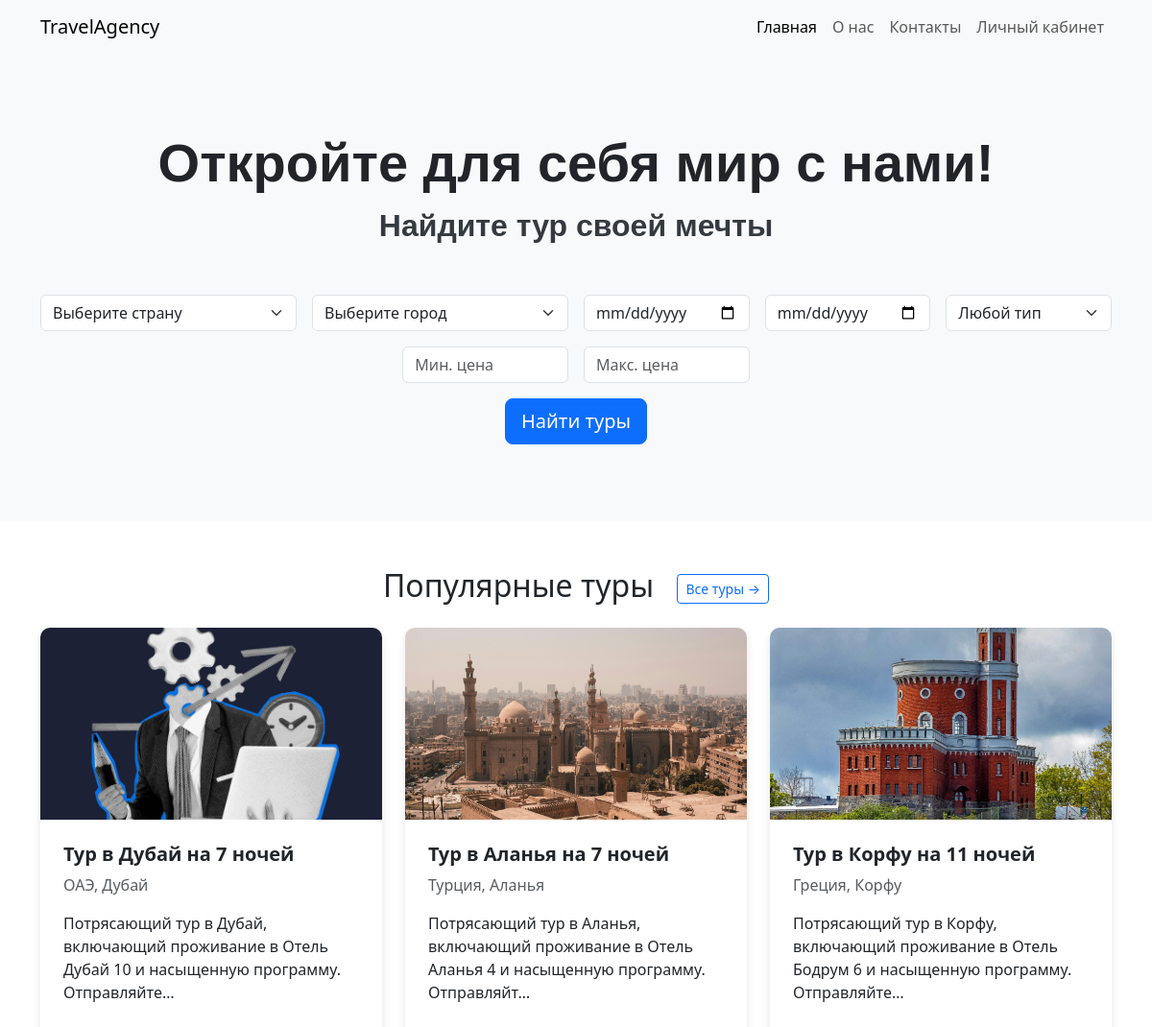
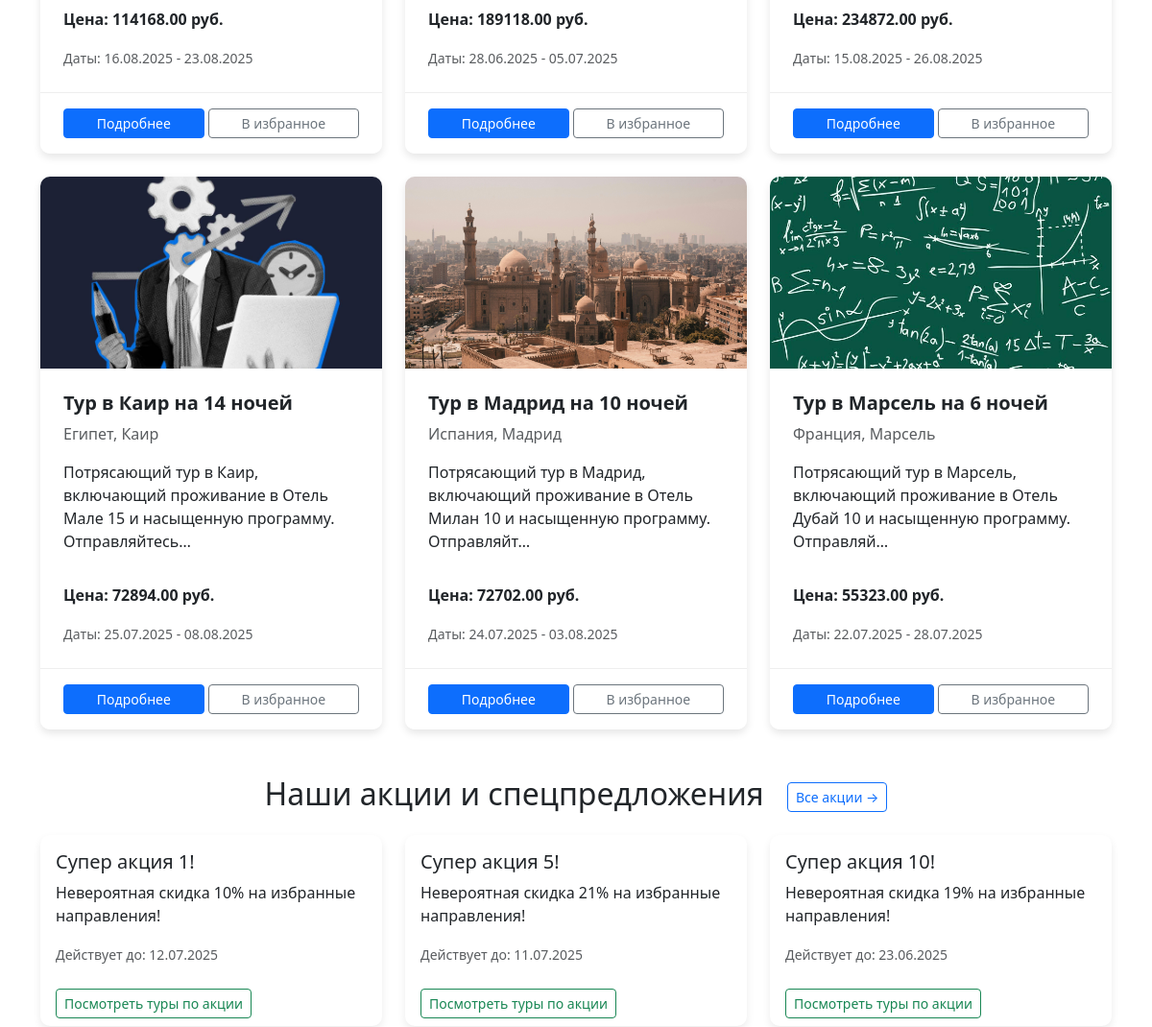
Before: / (upper part) with the older database file (2 pictures, top to bottom).
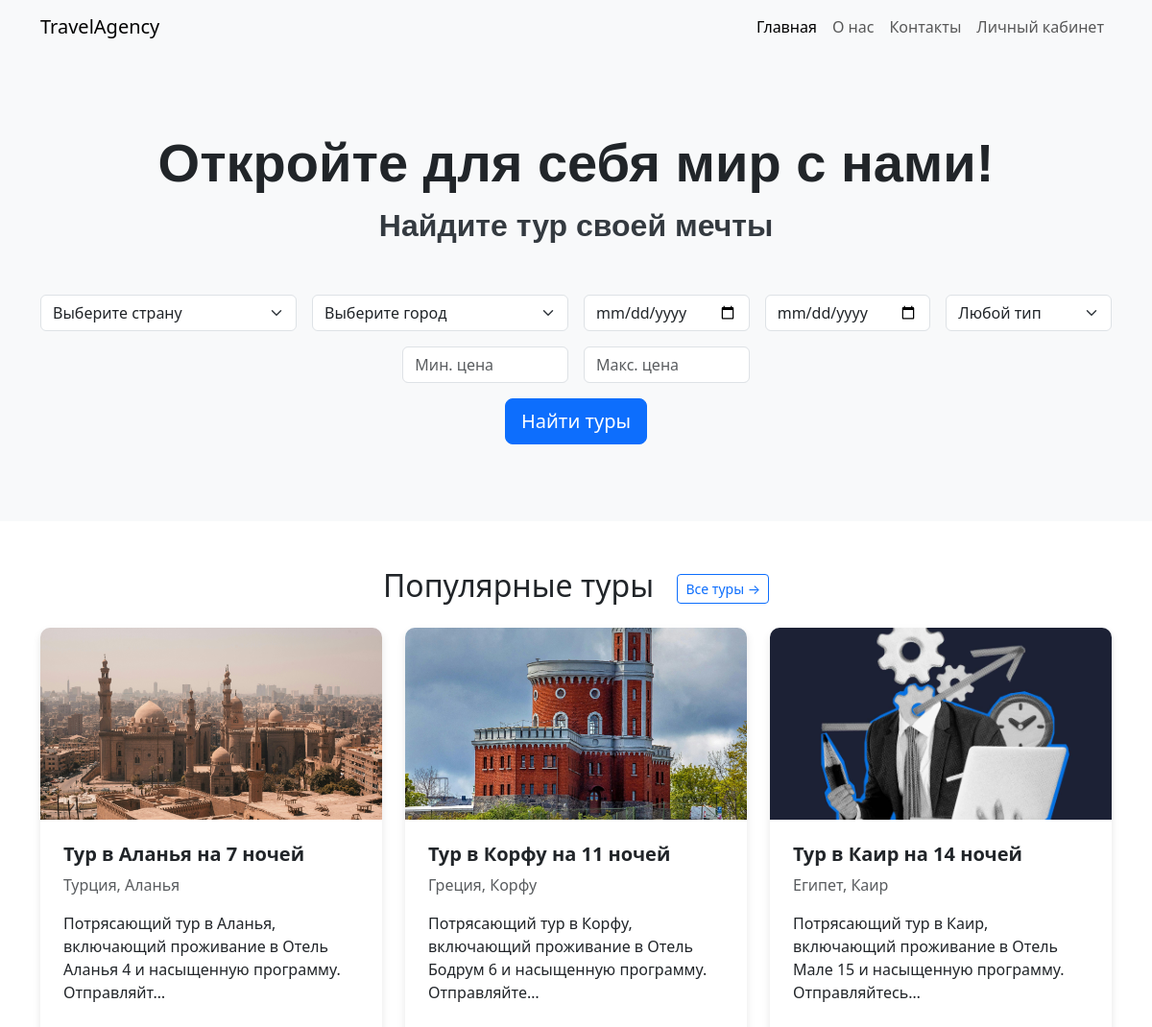
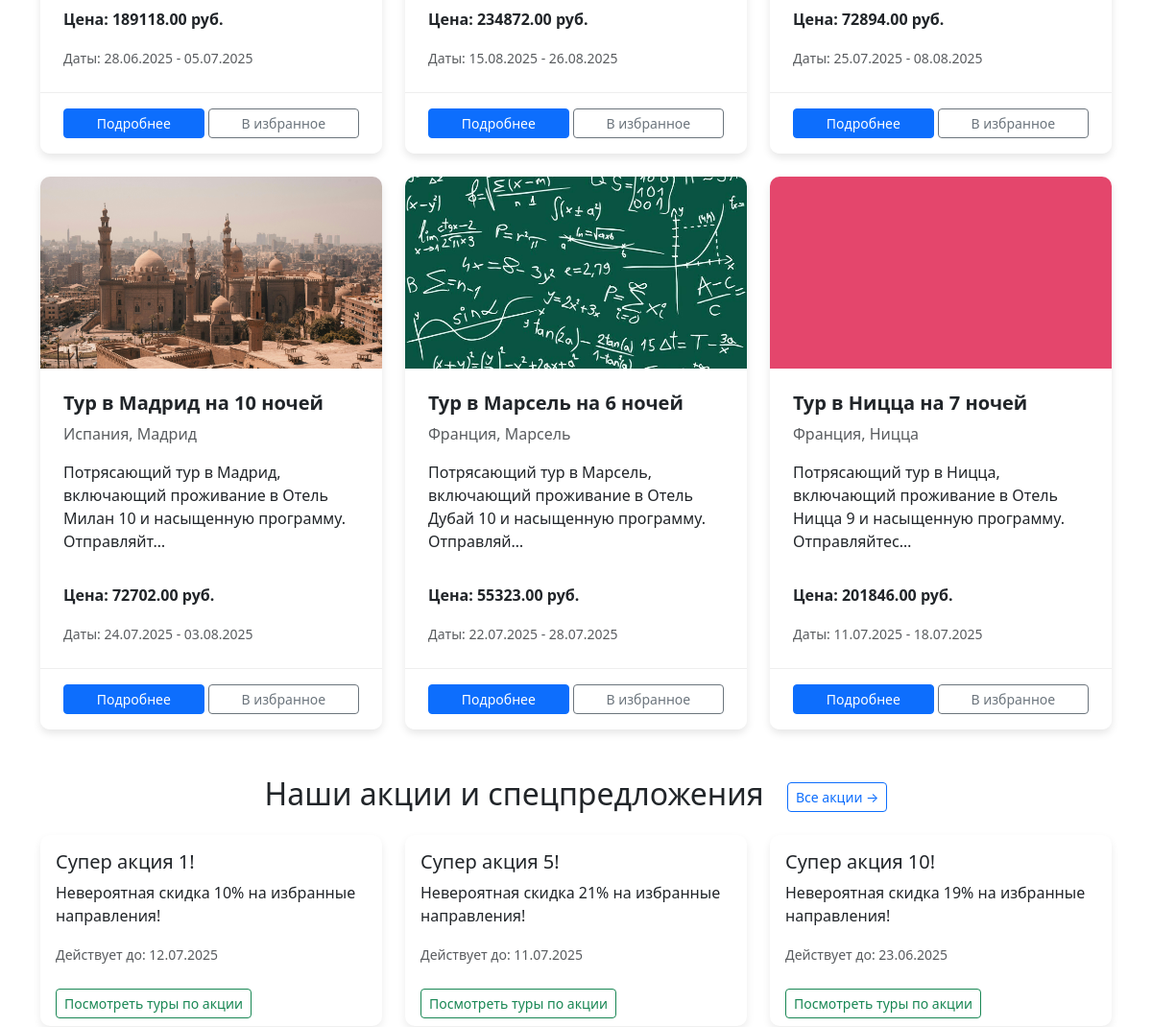
After: the same page with the newer database file (2 pictures, top to bottom).
### tours/models.py (models this page shows, shortened)
class Tour(models.Model):
    TOUR_TYPES = [
        ('beach', 'Пляжный отдых'),
        ('excursion', 'Экскурсионный'),
        ('adventure', 'Приключения'),
        ('ski', 'Горнолыжный'),
        ('cruise', 'Круиз'),
        ('medical', 'Оздоровительный'),
        ('business', 'Деловой'),
        ('other', 'Другое'),
    ]
    title = models.CharField(max_length=200, verbose_name="Название тура")
    country = models.ForeignKey(Country, on_delete=models.SET_NULL, null=True, verbose_name="Страна")
    city = models.ForeignKey(City, on_delete=models.SET_NULL, null=True, verbose_name="Город")
    hotel = models.ForeignKey(Hotel, on_delete=models.SET_NULL, null=True, blank=True, verbose_name="Отель")
    price = models.DecimalField(max_digits=10, decimal_places=2, verbose_name="Цена")
    start_date = models.DateField(verbose_name="Дата начала")
    end_date = models.DateField(verbose_name="Дата окончания")
    duration = models.IntegerField(verbose_name="Продолжительность (дни)")
    available_slots = models.IntegerField(verbose_name="Доступные места")
    tour_type = models.CharField(max_length=50, choices=TOUR_TYPES, default='other', verbose_name="Тип тура")
    description = models.TextField(verbose_name="Описание тура")
    main_image = models.ForeignKey(Image, on_delete=models.SET_NULL, null=True, blank=True,
                                   related_name='tours_main_image', verbose_name="Главное изображение")
    images = models.ManyToManyField(Image, blank=True, related_name='tours_gallery', verbose_name="Галерея изображений")
    class Meta:
        verbose_name = "Тур"
        verbose_name_plural = "Туры"
        ordering = ['start_date']

class Image(models.Model):
    image = models.ImageField(upload_to='tour_images/', verbose_name="Файл изображения")
    caption = models.CharField(max_length=255, blank=True, verbose_name="Подпись")
    class Meta:
        verbose_name = "Изображение"
        verbose_name_plural = "Изображения"

class Country(models.Model):
    name = models.CharField(max_length=100, unique=True, verbose_name="Название страны")
    class Meta:
        verbose_name = "Страна"
        verbose_name_plural = "Страны"
        ordering = ['name']

class City(models.Model):
    name = models.CharField(max_length=100, verbose_name="Название города")
    country = models.ForeignKey(Country, on_delete=models.CASCADE, related_name='cities', verbose_name="Страна")
    class Meta:
        verbose_name = "Город"
        verbose_name_plural = "Города"
        unique_together = ('name', 'country')
        ordering = ['name']

class Promotion(models.Model):
    title = models.CharField(max_length=200, verbose_name="Название акции")
    description = models.TextField(verbose_name="Описание акции")
    start_date = models.DateField(verbose_name="Дата начала")
    end_date = models.DateField(verbose_name="Дата окончания")
    tours = models.ManyToManyField(Tour, blank=True, related_name='promotions', verbose_name="Туры по акции")
    countries = models.ManyToManyField(Country, blank=True, related_name='promotions', verbose_name="Страны по акции")
    class Meta:
        verbose_name = "Акция"
        verbose_name_plural = "Акции"
        ordering = ['-start_date']

### tours/views.py (the view)
# urls.py: path('', views.home_page, name='home'),
def home_page(request):
    countries = Country.objects.all().order_by('name')
    cities = City.objects.all().order_by('name')
    TOUR_TYPES = Tour.TOUR_TYPES
    featured_tours = Tour.objects.filter(available_slots__gt=0, end_date__gte=date.today()).annotate(booking_count=Count('bookings')).order_by('-booking_count', '-start_date')[:6]
    active_promotions = Promotion.objects.filter(start_date__lte=date.today(), end_date__gte=date.today()).order_by('-start_date')[:3]
    context = {
        'countries': countries,
        'cities': cities,
        'TOUR_TYPES': TOUR_TYPES,
        'featured_tours': featured_tours,
        'active_promotions': active_promotions,
    }
    return render(request, 'tours/home.html', context)

### tours/templates/tours/home.html (shortened to what this page needs)
{% load static %}
<!DOCTYPE html>
<html lang="ru">
<head>
    <link href="https://cdn.jsdelivr.net/npm/bootstrap@5.3.0/dist/css/bootstrap.min.css" rel="stylesheet">
    <link rel="stylesheet" href="{% static 'css/home.css' %}">
</head>
<body>
    <nav class="navbar navbar-expand-lg navbar-light bg-light">
        <div class="container">
            <a class="navbar-brand" href="{% url 'home' %}">TravelAgency</a>
            <div class="collapse navbar-collapse" id="navbarNav">
                <ul class="navbar-nav ms-auto">
                    <li class="nav-item">
                        <a class="nav-link active" aria-current="page" href="{% url 'home' %}">Главная</a>
                    </li>
                    <li class="nav-item">
                        <a class="nav-link" href="#">О нас</a>
                    </li>
                    <li class="nav-item">
                        <a class="nav-link" href="#">Контакты</a>
                    </li>
                    <li class="nav-item">
                        <a class="nav-link" href="#">Личный кабинет</a>
                    </li>
                </ul>
            </div>
        </div>
    </nav>
    <header class="hero-section text-center">
        <div class="container">
            <h1 class="hero-heading">Откройте для себя мир с нами!</h1>
            <p class="hero-subheading">Найдите тур своей мечты</p>
            <form action="{% url 'search_results' %}" method="get" class="row g-3 justify-content-center mt-4">
                <div class="col-md-3">
                    <select class="form-select" name="country" aria-label="Страна">
                        <option value="">Выберите страну</option>
                    </select>
                </div>
                <div class="col-md-3">
                    <select class="form-select" name="city" aria-label="Город">
                        <option value="">Выберите город</option>
                    </select>
                </div>
                <div class="col-md-2">
                    <input type="date" class="form-control" name="start_date" placeholder="Дата от">
                </div>
                <div class="col-md-2">
                    <input type="date" class="form-control" name="end_date" placeholder="Дата до">
                </div>
                <div class="col-md-2">
                    <select class="form-select" name="tour_type" aria-label="Тип тура">
                        <option value="all">Любой тип</option>
                    </select>
                </div>
                <div class="col-md-2">
                    <input type="number" class="form-control" name="min_price" placeholder="Мин. цена">
                </div>
                <div class="col-md-2">
                    <input type="number" class="form-control" name="max_price" placeholder="Макс. цена">
                </div>
                <div class="col-12 mt-3">
                    <button type="submit" class="btn btn-primary btn-lg">Найти туры</button>
                </div>
            </form>
        </div>
    </header>
    <main class="container my-5">
        <section class="mb-5">
            <h2 class="text-center mb-4">Популярные туры <a href="#" class="btn btn-sm btn-outline-primary ms-3">Все туры &rarr;</a></h2>
            <div class="row row-cols-1 row-cols-md-2 row-cols-lg-3 g-4">
                {% for tour in featured_tours %}
                <div class="col">
                    <div class="card tour-card">
                        {% if tour.main_image %}
                            <img src="{{ tour.main_image.image.url }}" class="card-img-top" alt="{{ tour.title }}">
                        {% else %}
                            <img src="https://via.placeholder.com/400x200?text=Нет+фото" class="card-img-top" alt="Нет фото">
                        {% endif %}
                        <div class="card-body d-flex flex-column">
                            <h5 class="card-title"><a href="{% url 'tour_detail' tour.pk %}" class="text-decoration-none text-dark">{{ tour.title }}</a></h5>
                            <p class="card-text text-muted">{{ tour.country.name }}, {{ tour.city.name }}</p>
                            <p class="card-text">{{ tour.description|truncatechars:100 }}</p>
                            <div class="mt-auto pt-3">
                                <p class="card-text fw-bold">Цена: {{ tour.price }} руб.</p>
                                <p class="card-text"><small class="text-muted">Даты: {{ tour.start_date|date:"d.m.Y" }} - {{ tour.end_date|date:"d.m.Y" }}</small></p>
                            </div>
                        </div>
                        <div class="card-footer">
                            <div class="d-flex justify-content-between align-items-center">
                                <a href="{% url 'tour_detail' tour.pk %}" class="btn btn-primary btn-sm me-1 flex-grow-1">Подробнее</a>
                                <button class="btn btn-outline-secondary btn-sm flex-grow-1">
                                     В избранное
                                </button>
                            </div>
                        </div>
                    </div>
                </div>
                {% empty %}
                <p class="text-center col-12">Нет доступных популярных туров.</p>
                {% endfor %}
            </div>
        </section>
        <section class="mb-5">
            <h2 class="text-center mb-4">Наши акции и спецпредложения <a href="#" class="btn btn-sm btn-outline-primary ms-3">Все акции &rarr;</a></h2>
            <div class="row row-cols-1 row-cols-md-2 row-cols-lg-3 g-4">
                {% for promo in active_promotions %}
                <div class="col">
                    <div class="card promotion-card">
                        <div class="card-body">
                            <h5 class="card-title">{{ promo.title }}</h5>
                            <p class="card-text">{{ promo.description|truncatechars:120 }}</p>
                            <p class="card-text"><small class="text-muted">Действует до: {{ promo.end_date|date:"d.m.Y" }}</small></p>
                        </div>
                        <div class="card-footer bg-transparent border-top-0">
                            <a href="#" class="btn btn-outline-success btn-sm">Посмотреть туры по акции</a>
                        </div>
                    </div>
                </div>
                {% empty %}
                <p class="text-center col-12">В данный момент нет активных акций.</p>
                {% endfor %}
            </div>
        </section>
    </main>
</body>
</html>

### static/css/home.css (style rules this page uses)
.hero-section { text-align: center; padding: 80px 0; background-color: #f8f9fa; }
.hero-heading { font-family: 'Arial', sans-serif; font-size: 3.5rem; font-weight: 900; color: #212529; text-shadow: none; line-height: 1.2; }
.hero-subheading { font-family: 'Arial', sans-serif; font-size: 2rem; font-weight: 700; color: #343a40; text-shadow: none; margin-bottom: 2rem; }
.tour-card { border: none; border-radius: 10px; overflow: hidden; box-shadow: 0 4px 8px rgba(0,0,0,0.1); transition: transform 0.3s ease-in-out; }
.tour-card .card-img-top { height: 200px; object-fit: cover; }
.tour-card .card-body { padding: 1.5rem; }
.tour-card .card-title a { font-weight: bold; }
.tour-card .card-footer { background-color: white; border-top: 1px solid #eee; padding: 1rem 1.5rem; }
.promotion-card { border: none; border-radius: 10px; box-shadow: 0 4px 8px rgba(0,0,0,0.08); transition: transform 0.3s ease-in-out; }

Changed rows visible on the page:
removed Tour: main_image.image (picture), title "Тур в Дубай на 7 ночей", country.name "ОАЭ", city.name "Дубай", description "Потрясающий тур в Дубай, включающий проживание в Отель Дубай 10 и насыщенную программу. Отправляйте…", price "114168.00", start_date "16.08.2025", end_date "23.08.2025"
now on this page (row unchanged): Tour: main_image.image (picture), title "Тур в Ницца на 7 ночей", country.name "Франция", city.name "Ницца", description "Потрясающий тур в Ницца, включающий проживание в Отель Ницца 9 и насыщенную программу. Отправляйтес…", price "201846.00", start_date "11.07.2025", end_date "18.07.2025"
